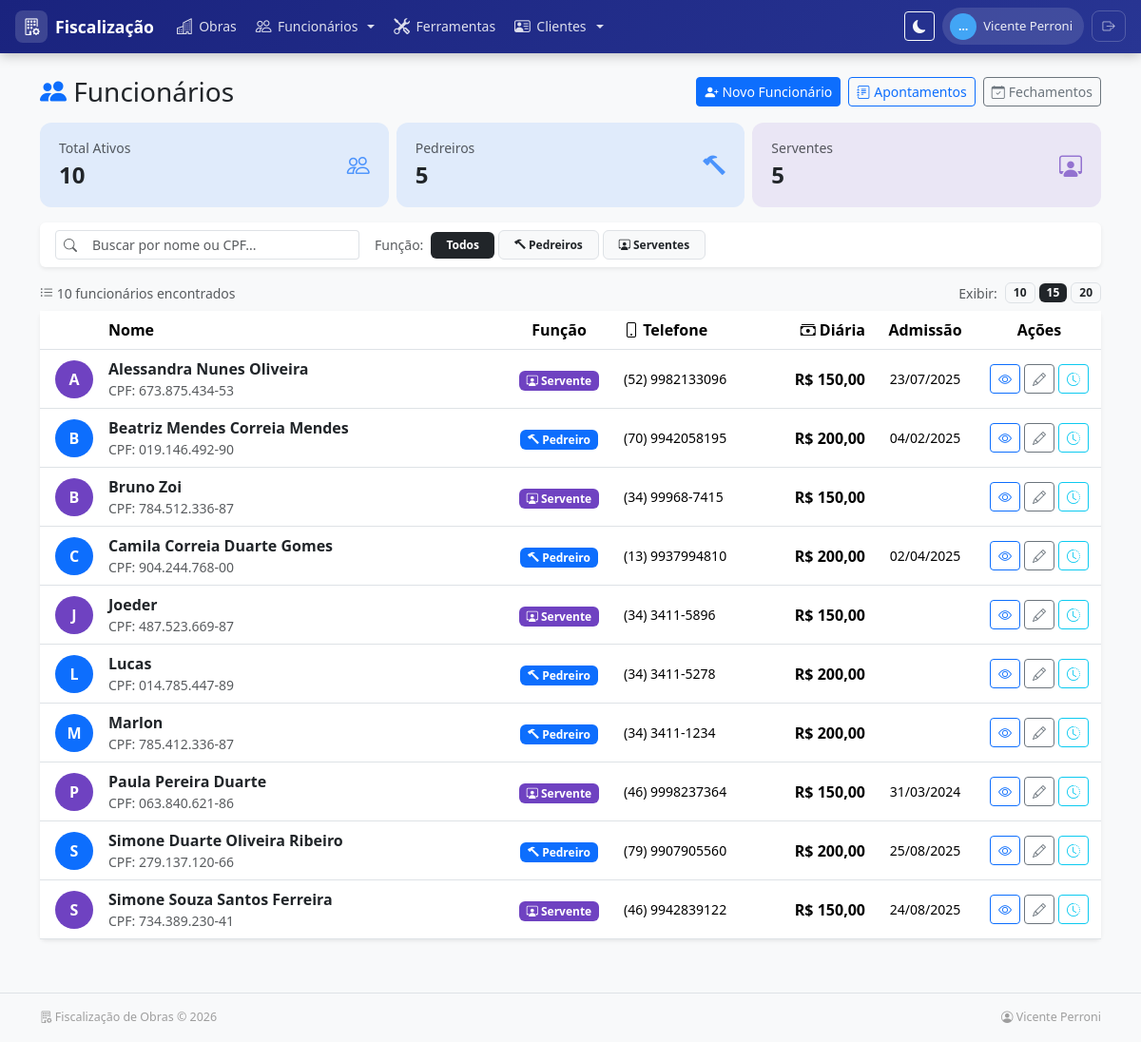
/funcionarios/ (signed in), run on the app's committed database.
### apps/funcionarios/models.py (models this page shows, shortened)
class Funcionario(models.Model):
    nome_completo = models.CharField(max_length=200, verbose_name="Nome Completo")
    cpf = models.CharField(max_length=14, unique=True, verbose_name="CPF")
    rg = models.CharField(max_length=20, blank=True, null=True, verbose_name="RG")
    data_nascimento = models.DateField(blank=True, null=True, verbose_name="Data de Nascimento")
    telefone = models.CharField(max_length=20, verbose_name="Telefone")
    email = models.EmailField(blank=True, null=True, verbose_name="E-mail")
    endereco = models.TextField(verbose_name="Endereço")
    cidade = models.CharField(max_length=100, verbose_name="Cidade")
    estado = models.CharField(max_length=2, verbose_name="Estado")
    cep = models.CharField(max_length=9, verbose_name="CEP")
    FUNCAO_CHOICES = [
        ('pedreiro', 'Pedreiro'),
        ('servente', 'Servente'),
    ]
    funcao = models.CharField(
        max_length=10,
        choices=FUNCAO_CHOICES,
        verbose_name="Função"
    )
    valor_diaria = models.DecimalField(
        max_digits=10,
        decimal_places=2,
        validators=[MinValueValidator(Decimal('0.01'))],
        verbose_name="Valor da Diária (R$)"
    )
    foto = models.ImageField(
        upload_to='funcionarios/fotos/',
        blank=True,
        null=True,
        verbose_name="Foto"
    )
    ativo = models.BooleanField(default=True, verbose_name="Ativo")
    data_admissao = models.DateField(blank=True, null=True, verbose_name="Data de Admissão")
    data_demissao = models.DateField(
        blank=True,
        null=True,
        verbose_name="Data de Demissão"
    )
    motivo_inativacao = models.TextField(
        blank=True,
        null=True,
        verbose_name="Motivo da Inativação"
    )
    created_at = models.DateTimeField(auto_now_add=True, verbose_name="Criado em")
    updated_at = models.DateTimeField(auto_now=True, verbose_name="Atualizado em")
    class Meta:
        verbose_name = "Funcionário"
        verbose_name_plural = "Funcionários"
        ordering = ['nome_completo']

### apps/funcionarios/views.py (the view, shortened to what this page needs)
# urls.py: path('', views.funcionario_list, name='funcionario_list'),
@login_required
def funcionario_list(request):
    funcionarios = Funcionario.objects.filter(ativo=True).order_by('nome_completo')
    funcao_filter = request.GET.get('funcao', '')
    if funcao_filter in ('pedreiro', 'servente'):
        funcionarios = funcionarios.filter(funcao=funcao_filter)
    busca = request.GET.get('q', '').strip()
    total_ativos = Funcionario.objects.filter(ativo=True).count()
    total_pedreiros = Funcionario.objects.filter(ativo=True, funcao='pedreiro').count()
    total_serventes = Funcionario.objects.filter(ativo=True, funcao='servente').count()
    total_resultado = funcionarios.count()
    per_page = request.GET.get('per_page', '15')
    if per_page not in ('10', '15', '20'):
        per_page = '15'
    per_page = int(per_page)
    paginator = Paginator(funcionarios, per_page)
    page = request.GET.get('page')
    try:
        funcionarios_page = paginator.page(page)
    except PageNotAnInteger:
        funcionarios_page = paginator.page(1)
    except EmptyPage:
        funcionarios_page = paginator.page(paginator.num_pages)
    context = {
        'funcionarios': funcionarios_page,
        'page_obj': funcionarios_page,
        'title': 'Funcionários',
        'busca': busca,
        'funcao_filter': funcao_filter,
        'total_ativos': total_ativos,
        'total_pedreiros': total_pedreiros,
        'total_serventes': total_serventes,
        'total_resultado': total_resultado,
        'per_page': per_page,
    }
    return render(request, 'funcionarios/funcionario_list.html', context)

### templates/funcionarios/funcionario_list.html (shortened to what this page needs)
{% extends 'base.html' %}
{% load obras_extras %}
{% block extra_css %}
<link rel="stylesheet" href="https://cdn.jsdelivr.net/npm/bootstrap-icons@1.11.3/font/bootstrap-icons.min.css">
{% endblock %}
{% block content %}
<div class="d-flex flex-wrap justify-content-between align-items-center mb-3 gap-2">
  <h1 class="h3 mb-0"><i class="bi bi-people-fill text-primary"></i> Funcionários</h1>
  <div class="d-flex flex-wrap gap-2">
    <a href="{% url 'funcionarios:funcionario_create' %}" class="btn btn-primary btn-sm d-flex align-items-center gap-1">
      <i class="bi bi-person-plus-fill"></i> Novo Funcionário
    </a>
    <a href="{% url 'funcionarios:apontamento_list' %}" class="btn btn-outline-primary btn-sm d-flex align-items-center gap-1">
      <i class="bi bi-journal-text"></i> Apontamentos
    </a>
    <a href="{% url 'funcionarios:fechamento_list' %}" class="btn btn-outline-secondary btn-sm d-flex align-items-center gap-1">
      <i class="bi bi-calendar-check"></i> Fechamentos
    </a>
  </div>
</div>
<div class="row g-2 mb-3">
  <div class="col-4">
    <div class="card summary-card bg-primary bg-opacity-10">
      <div class="card-body d-flex align-items-center justify-content-between">
        <div>
          <div class="text-muted small">Total Ativos</div>
          <div class="fw-bold fs-4">{{ total_ativos }}</div>
        </div>
        <i class="bi bi-people summary-icon text-primary"></i>
      </div>
    </div>
  </div>
  <div class="col-4">
    <div class="card summary-card bg-primary bg-opacity-10">
      <div class="card-body d-flex align-items-center justify-content-between">
        <div>
          <div class="text-muted small">Pedreiros</div>
          <div class="fw-bold fs-4">{{ total_pedreiros }}</div>
        </div>
        <i class="bi bi-hammer summary-icon text-primary"></i>
      </div>
    </div>
  </div>
  <div class="col-4">
    <div class="card summary-card" style="background-color: rgba(111,66,193,.1);">
      <div class="card-body d-flex align-items-center justify-content-between">
        <div>
          <div class="text-muted small">Serventes</div>
          <div class="fw-bold fs-4">{{ total_serventes }}</div>
        </div>
        <i class="bi bi-person-workspace summary-icon" style="color: #6f42c1;"></i>
      </div>
    </div>
  </div>
</div>
<div class="card border-0 shadow-sm mb-3">
  <div class="card-body py-2 px-3">
    <div class="d-flex flex-wrap align-items-center gap-3">
      <form method="get" class="d-flex search-box flex-grow-1" action="">
        <div class="input-group input-group-sm">
          <span class="input-group-text bg-white"><i class="bi bi-search text-muted"></i></span>
             <input type="text" name="q" value="{{ busca }}" class="form-control border-start-0"
               placeholder="Buscar por nome ou CPF...">
        </div>
      </form>
      <div class="d-flex gap-1 align-items-center">
        <span class="text-muted small me-1 d-none d-sm-inline">Função:</span>
        <a href="?{% if busca %}q={{ busca }}{% endif %}"
           class="badge text-decoration-none px-3 py-2 {% if not funcao_filter %}bg-dark{% else %}bg-light text-dark border{% endif %}">
          Todos
        </a>
        <a href="?funcao=pedreiro{% if busca %}&q={{ busca }}{% endif %}"
           class="badge text-decoration-none px-3 py-2 {% if funcao_filter == 'pedreiro' %}badge-pedreiro{% else %}bg-light text-dark border{% endif %}">
          <i class="bi bi-hammer"></i> Pedreiros
        </a>
        <a href="?funcao=servente{% if busca %}&q={{ busca }}{% endif %}"
           class="badge text-decoration-none px-3 py-2 {% if funcao_filter == 'servente' %}badge-servente{% else %}bg-light text-dark border{% endif %}">
          <i class="bi bi-person-workspace"></i> Serventes
        </a>
      </div>
    </div>
  </div>
</div>
<div class="d-flex flex-wrap justify-content-between align-items-center mb-2 gap-2">
  <small class="text-muted">
    <i class="bi bi-list-ul"></i> {{ total_resultado }} funcionário{{ total_resultado|pluralize:"s" }} encontrado{{ total_resultado|pluralize:"s" }}
  </small>
  <div class="d-flex align-items-center gap-1">
    <small class="text-muted me-1">Exibir:</small>
    <a href="?per_page=10{% if funcao_filter %}&funcao={{ funcao_filter }}{% endif %}{% if busca %}&q={{ busca }}{% endif %}"
       class="badge text-decoration-none px-2 py-1 {% if per_page == 10 %}bg-dark{% else %}bg-light text-dark border{% endif %}">10</a>
    <a href="?per_page=15{% if funcao_filter %}&funcao={{ funcao_filter }}{% endif %}{% if busca %}&q={{ busca }}{% endif %}"
       class="badge text-decoration-none px-2 py-1 {% if per_page == 15 %}bg-dark{% else %}bg-light text-dark border{% endif %}">15</a>
    <a href="?per_page=20{% if funcao_filter %}&funcao={{ funcao_filter }}{% endif %}{% if busca %}&q={{ busca }}{% endif %}"
       class="badge text-decoration-none px-2 py-1 {% if per_page == 20 %}bg-dark{% else %}bg-light text-dark border{% endif %}">20</a>
  </div>
</div>
{% if funcionarios %}
<div class="card border-0 shadow-sm func-table">
  <div class="table-responsive">
    <table class="table table-borderless mb-0">
      <thead>
        <tr class="border-bottom" style="background-color: #e9ecef;">
          <th class="ps-3" style="width: 50px;"></th>
          <th>Nome</th>
          <th class="text-center" style="width: 120px;">Função</th>
          <th style="width: 140px;"><i class="bi bi-phone"></i> Telefone</th>
          <th class="text-end" style="width: 130px;"><i class="bi bi-cash-stack"></i> Diária</th>
          <th class="text-center" style="width: 110px;">Admissão</th>
          <th class="text-center" style="width: 130px;">Ações</th>
        </tr>
      </thead>
      <tbody>
        {% for f in funcionarios %}
        <tr class="func-row border-bottom">
          <td class="ps-3">
            <div class="avatar-circle avatar-{{ f.funcao }}">
              {{ f.nome_completo|make_list|first }}
            </div>
          </td>
          <td>
            <a href="{% url 'funcionarios:funcionario_detail' f.pk %}" class="text-decoration-none fw-semibold text-dark">
              {{ f.nome_completo }}
            </a>
            <div class="text-muted small">CPF: {{ f.cpf }}</div>
          </td>
          <td class="text-center">
            {% if f.funcao == 'pedreiro' %}
              <span class="badge badge-pedreiro px-2 py-1"><i class="bi bi-hammer"></i> Pedreiro</span>
            {% else %}
              <span class="badge badge-servente px-2 py-1"><i class="bi bi-person-workspace"></i> Servente</span>
            {% endif %}
          </td>
          <td class="small">{{ f.telefone }}</td>
          <td class="text-end fw-semibold">{{ f.valor_diaria|brl }}</td>
          <td class="text-center small">{{ f.data_admissao|date:"d/m/Y" }}</td>
          <td class="text-center">
            <div class="d-flex justify-content-center gap-1">
              <a href="{% url 'funcionarios:funcionario_detail' f.pk %}" class="btn btn-sm btn-outline-primary" title="Ver perfil completo">
                <i class="bi bi-eye"></i>
              </a>
              <a href="{% url 'funcionarios:funcionario_update' f.pk %}" class="btn btn-sm btn-outline-secondary" title="Editar">
                <i class="bi bi-pencil"></i>
              </a>
              <a href="{% url 'funcionarios:funcionario_historico' f.pk %}" class="btn btn-sm btn-outline-info" title="Histórico">
                <i class="bi bi-clock-history"></i>
              </a>
            </div>
          </td>
        </tr>
        {% endfor %}
      </tbody>
    </table>
  </div>
</div>
{% endif %}
{% endblock %}

### templates/base.html (shortened to what this page needs)
<!doctype html>
<html lang="pt-br">
  <head>
    <link href="https://cdn.jsdelivr.net/npm/bootstrap@5.3.2/dist/css/bootstrap.min.css" rel="stylesheet">
    <link rel="stylesheet" href="https://cdn.jsdelivr.net/npm/bootstrap-icons@1.11.3/font/bootstrap-icons.min.css">
    {% block extra_css %}{% endblock %}
  </head>
  <body class="bg-light" {% if user.is_authenticated %}data-server-theme="{{ request.user.profile.theme_preference }}" data-server-variant="{{ request.user.profile.theme_variant }}"{% endif %}>
    {% url 'login' as login_url %}
    <nav class="main-navbar navbar navbar-expand-lg d-none d-lg-flex">
      <div class="container-fluid px-3">
        <a class="navbar-brand-custom me-3" href="{% if user.is_authenticated %}{% url 'home' %}{% else %}/{% endif %}">
          <span class="brand-icon"><i class="bi bi-building-gear"></i></span>
          <span>Fiscalização</span>
        </a>
        {% if user.is_authenticated %}
        <ul class="navbar-nav me-auto gap-1">
          {% if nav_perms.obras %}
          <li class="nav-item">
            <a class="nav-link" href="{% url 'obras:obra_list' %}">
              <i class="bi bi-buildings"></i> Obras
            </a>
          </li>
          {% endif %}
          {% if nav_perms.funcionarios %}
          <li class="nav-item dropdown">
            <a class="nav-link dropdown-toggle" href="#" role="button" data-bs-toggle="dropdown" aria-expanded="false">
              <i class="bi bi-people"></i> Funcionários
            </a>
          </li>
          {% endif %}
          {% if nav_perms.ferramentas %}
          <li class="nav-item">
            <a class="nav-link" href="/ferramentas/">
              <i class="bi bi-tools"></i> Ferramentas
            </a>
          </li>
          {% endif %}
          {% if nav_perms.clientes %}
          <li class="nav-item dropdown">
            <a class="nav-link dropdown-toggle" href="#" role="button" data-bs-toggle="dropdown" aria-expanded="false">
              <i class="bi bi-person-vcard"></i> Clientes
            </a>
          </li>
          {% endif %}
        </ul>
        <div class="d-flex align-items-center gap-2">
          <button id="themeToggle" type="button" class="btn btn-sm btn-outline-light" title="Alternar tema (claro/escuro)">
            <i id="themeToggleIcon" class="bi bi-moon-fill"></i>
          </button>
          <div class="user-pill">
            <span class="user-avatar">{{ user.first_name|default:user.username|truncatechars:1|upper }}</span>
            {{ user.get_full_name|default:user.username }}
          </div>
          <form method="post" action="{% url 'logout' %}" class="d-inline">
            <button type="submit" class="btn-logout" title="Sair">
              <i class="bi bi-box-arrow-right"></i>
            </button>
          </form>
        </div>
        {% endif %}
      </div>
    </nav>
    <main class="container my-4">
      {% block content %}{% endblock %}
    </main>
    <footer class="main-footer">
      <div class="container d-flex flex-wrap justify-content-between align-items-center">
        <span><i class="bi bi-building-gear"></i> Fiscalização de Obras &copy; {% now "Y" %}</span>
        {% if user.is_authenticated %}
        <span><i class="bi bi-person-circle"></i> {{ user.get_full_name|default:user.username }}</span>
        {% endif %}
      </div>
    </footer>
  </body>
</html>

### data on the page
Funcionario: nome_completo|make_list "A", nome_completo "Alessandra Nunes Oliveira", cpf "673.875.434-53", funcao "servente" (drawn), telefone "(52) 9982133096", valor_diaria|brl "R$ 150,00", data_admissao "23/07/2025"
Funcionario: nome_completo|make_list "B", nome_completo "Beatriz Mendes Correia Mendes", cpf "019.146.492-90", funcao "pedreiro" (drawn), telefone "(70) 9942058195", valor_diaria|brl "R$ 200,00", data_admissao "04/02/2025"
Funcionario: nome_completo|make_list "B", nome_completo "Bruno Zoi", cpf "784.512.336-87", funcao "servente" (drawn), telefone "(34) 99968-7415", valor_diaria|brl "R$ 150,00"
Funcionario: nome_completo|make_list "C", nome_completo "Camila Correia Duarte Gomes", cpf "904.244.768-00", funcao "pedreiro" (drawn), telefone "(13) 9937994810", valor_diaria|brl "R$ 200,00", data_admissao "02/04/2025"
Funcionario: nome_completo|make_list "J", nome_completo "Joeder", cpf "487.523.669-87", funcao "servente" (drawn), telefone "(34) 3411-5896", valor_diaria|brl "R$ 150,00"
Funcionario: nome_completo|make_list "L", nome_completo "Lucas", cpf "014.785.447-89", funcao "pedreiro" (drawn), telefone "(34) 3411-5278", valor_diaria|brl "R$ 200,00"
Funcionario: nome_completo|make_list "M", nome_completo "Marlon", cpf "785.412.336-87", funcao "pedreiro" (drawn), telefone "(34) 3411-1234", valor_diaria|brl "R$ 200,00"
Funcionario: nome_completo|make_list "P", nome_completo "Paula Pereira Duarte", cpf "063.840.621-86", funcao "servente" (drawn), telefone "(46) 9998237364", valor_diaria|brl "R$ 150,00", data_admissao "31/03/2024"
Funcionario: nome_completo|make_list "S", nome_completo "Simone Duarte Oliveira Ribeiro", cpf "279.137.120-66", funcao "pedreiro" (drawn), telefone "(79) 9907905560", valor_diaria|brl "R$ 200,00", data_admissao "25/08/2025"
Funcionario: nome_completo|make_list "S", nome_completo "Simone Souza Santos Ferreira", cpf "734.389.230-41", funcao "servente" (drawn), telefone "(46) 9942839122", valor_diaria|brl "R$ 150,00", data_admissao "24/08/2025"

### other printed values
{{ user.first_name|default:user.username|truncatechars:1|upper }} "…"
{{ user.get_full_name|default:user.username }} "Vicente Perroni"
{{ total_ativos }} "10"
{{ total_pedreiros }} "5"
{{ total_serventes }} "5"
{{ total_resultado }} "10"
